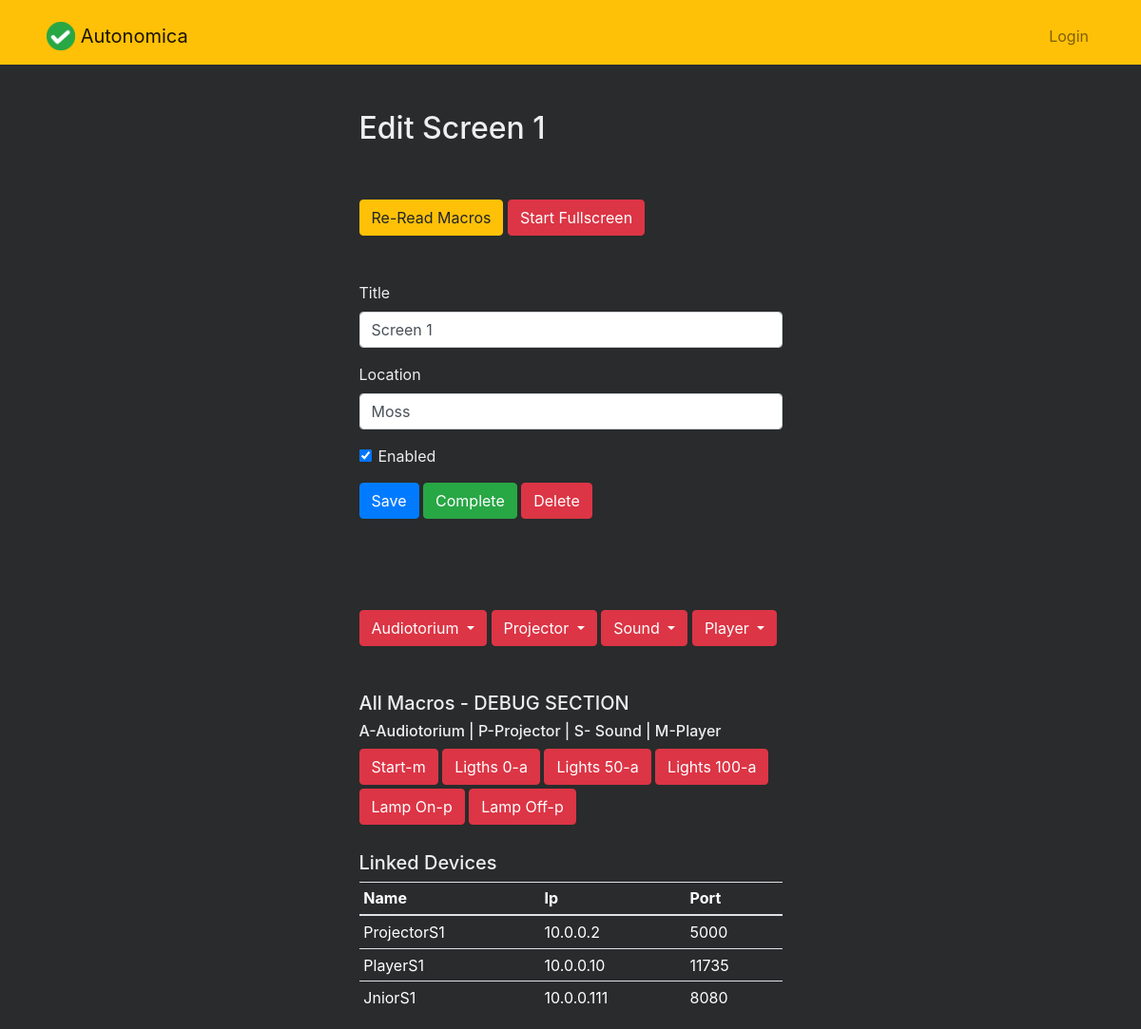
The page /screen/1 on the database as committed earlier.
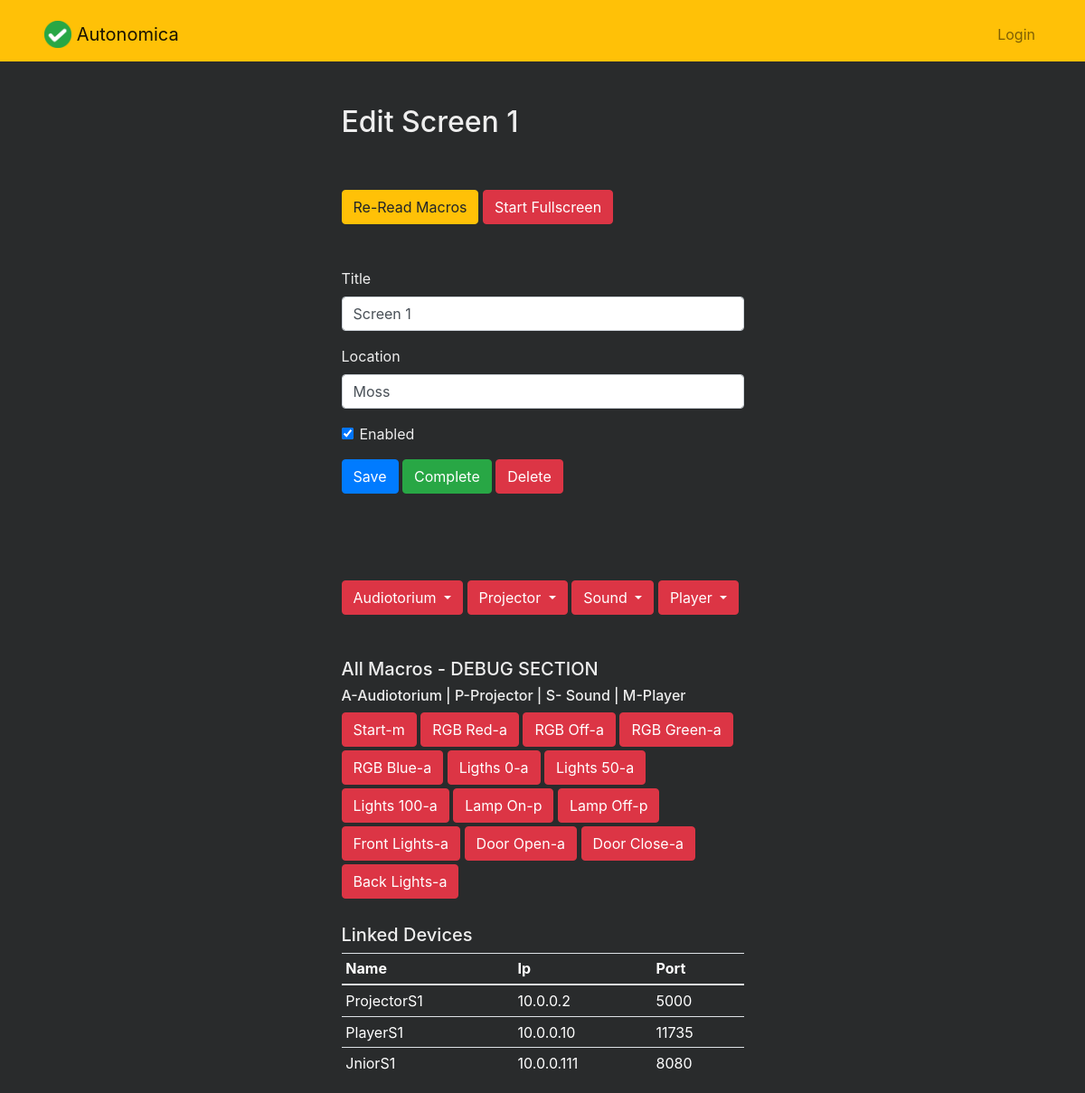
The same page on the database as committed later.
### autonomica/models.py (models this page shows, shortened)
class Screen(models.Model):
    title = models.CharField(max_length=100)
    location = models.CharField(max_length=100, blank=True)
    created = models.DateTimeField(auto_now_add=True)
    enabled = models.BooleanField(default=False)
    user = models.ForeignKey(User, on_delete=models.CASCADE)

class Macro(models.Model):
    CATEGORY = (
        ('p', 'Projector'),
        ('s', 'Sound'),
        ('a', 'Audiotorium'),
        ('m', 'MediaBlock'),
    )
    CATEGORY_JNIOR = (
        ('n', 'None'),
        ('c', 'Cinema Application'),
        ('t', 'Tasker Application'),
    )
    CATEGORY_COLOR_BUTTON = (
        ('danger', 'Red'),
        ('success', 'Green'),
        ('info', 'Blue'),
        ('warning', 'Yellow'),
    )
    screen = models.ForeignKey(Screen, on_delete=models.CASCADE, help_text="Related to screen.")
    device = models.ForeignKey(Device, on_delete=models.CASCADE, null=True, help_text="Device category.")
    name = models.CharField(max_length=100, help_text="Public name.")
    command = models.CharField(max_length=100, help_text="System command.")
    termination = models.CharField(max_length=100, blank=True, help_text="Termination String if any.")
    colors = models.CharField(max_length=20, choices=CATEGORY_COLOR_BUTTON, default='danger',
                              help_text="If you want a other button color you can select it here.")
    category = models.CharField(max_length=100, choices=CATEGORY, default='p', )
    jnior = models.CharField(max_length=100, choices=CATEGORY_JNIOR, default='n',
                             help_text="Use if macro is amed for Tasker or Cinema Application.")

class Device(models.Model):
    screen = models.ForeignKey(Screen, on_delete=models.CASCADE)
    name = models.CharField(max_length=100)
    ip = models.CharField(max_length=100)
    port = models.CharField(max_length=100)
    cinema = models.BooleanField(default=False, blank=True, help_text="If Jnior is Cinema Application installed?")
    tasker = models.BooleanField(default=False, blank=True, help_text="If Jnior is Tasker Application installed?")

### autonomica/views.py (the view, shortened to what this page needs)
# urls.py: path('screen/<int:screen_pk>', views.viewscreen, name='viewscreen'),
def viewscreen(request, screen_pk):
    screen = get_object_or_404(Screen, pk=screen_pk)
    macro = Macro.objects.filter(screen_id=screen_pk).order_by('-name')
    device = Device.objects.filter(screen_id=screen_pk).order_by('-name')
    print('Screen id: ', screen_pk)
    if request.method == 'GET':
        formS = ScreenForm(instance=screen)
        return render(request, 'autonomica/viewscreen.html',
                      {'screen': screen, 'form': formS, 'macros': macro, 'devices': device})

### autonomica/forms.py
class ScreenForm(ModelForm):
    class Meta:
        model = Screen
        fields = ['title', 'location', 'enabled']

### templates/autonomica/viewscreen.html (shortened to what this page needs)
{% extends "autonomica/base.html" %}
{% block content %}
    <div class="row justify-content-center mt-5">
        <div class="col-md-5">
            <h2>Edit {{ screen.title }}</h2>
        </div>
    </div>
    <div class="row justify-content-center mt-5">
    <div class="col-md-5">
        <button type="button" class="btn btn-warning" onclick="$('#complete').click()">Re-Read Macros</button>
            <button type="button" class="btn btn-danger" onclick="location.href='{% url 'fullscreen' screen.id %}'" type=" button"> Start Fullscreen</button>
        </div>
    </div>
    <div class="row justify-content-center mt-5">
        <div class="col-md-5">
            <form method="POST">
                <div class="form-group">
                    <label for="title">Title</label>
                    <input type="text" name="title" class="form-control" id="title" value="{{ screen.title }}" required>
                </div>
                <div class="form-group">
                    <label for="location">Location</label>
                    <input name="location" rows="5" class="form-control" id="location" value="{{ screen.location }}">
                </div>
                <div class="form-group form-check">
                    <input type="checkbox" name="important" class="form-check-input" id="important"
                           {% if screen.enabled %}checked{% endif %}>
                    <label class="form-check-label" for="important">Enabled</label>
                </div>
                <button type="submit" class="btn btn-primary">Save</button>
                <button type="button" class="btn btn-success" onclick="$('#complete').click()">Complete</button>
                <button type="button" class="btn btn-danger" onclick="$('#delete').click()">Delete</button>
            </form>
        </div>
    </div>
    <br>
    <div class="row justify-content-center mt-5">
        <div class="col-md-5">
            <br>
            <div>
                <div class="btn-group">
                    <button type="button" class="btn btn-danger dropdown-toggle" data-toggle="dropdown"
                            aria-haspopup="true" aria-expanded="false">
                        Audiotorium
                    </button>
                </div>
                <div class="btn-group">
                    <button type="button" class="btn btn-danger dropdown-toggle" data-toggle="dropdown"
                            aria-haspopup="true" aria-expanded="false">
                        Projector
                    </button>
                </div>
                <div class="btn-group">
                    <button type="button" class="btn btn-danger dropdown-toggle" data-toggle="dropdown"
                            aria-haspopup="true" aria-expanded="false">
                        Sound
                    </button>
                </div>
                <div class="btn-group">
                    <button type="button" class="btn btn-danger dropdown-toggle" data-toggle="dropdown"
                            aria-haspopup="true" aria-expanded="false">
                        Player
                    </button>
                </div>
            </div>
            <br>
            <br>
            <div>
                <h5>All Macros - DEBUG SECTION</h5>
                <h6>A-Audiotorium | P-Projector | S- Sound | M-Player </h6>
                <div>
                    {% for macro in macros %}
                        <button type="button" class="btn btn-danger mb-1"
                                onclick="null">{{ macro.name }}-{{ macro.category }}</button>
                    {% endfor %}
                </div>
            </div>
            <br>
            <h5>Linked Devices</h5>
            <table class="table table-sm">
                <thead>
                <tr>
                    <th scope="col">Name</th>
                    <th scope="col">Ip</th>
                    <th scope="col">Port</th>
                </tr>
                </thead>
                <tbody>
                {% for device in devices %}
                    <tr>
                        <td>{{ device.name }}</td>
                        <td>{{ device.ip }}</td>
                        <td>{{ device.port }}</td>
                    </tr>
                {% endfor %}
                </tbody>
            </table>
        </div>
    </div>
{% endblock %}

### templates/autonomica/base.html (shortened to what this page needs)
{% load static %}
<!doctype html>
<html lang="en">
<head>
    <link rel="stylesheet" href="{% static 'todo/css/bootstrap.min.css' %}">
    <link rel="stylesheet" type="text/css" href="{% static 'todo/css/style.css' %}">
</head>
<body>
<nav class="navbar navbar-expand-md navbar-light bg-warning">
    <div class="container">
        <a class="navbar-brand" href="{% url 'home' %}">
            <img src="{% static 'todo/img/logo.png' %}" width="30" height="30" class="d-inline-block align-top">
            <span>Autonomica</span>
        </a>
        <div class="collapse navbar-collapse" id="navbarNav">
            <ul class="navbar-nav ml-auto">
                {% if user.is_authenticated %}
                    <li class="nav-item">
                        <a href="#" onclick="$('#signOutBtn').click()" class="nav-link">Logout</a>
                        <form style='display: none;' method="POST" action="{% url 'logoutuser' %}">
                            {% csrf_token %}
                            <button id="signOutBtn" type="submit">Logout</button>
                        </form>
                    </li>
                    <li class="nav-item">
                        <a class="nav-link" href="{% url 'help' %}">Help</a>
                    </li>
                    <li class="nav-item">
                        <a class="nav-link" href="http://10.0.0.111/tasker">Tasker</a>
                    </li>
                    <li class="nav-item">
                        <a class="nav-link" href="{% url 'admin:index' %}">Admin</a>
                    </li>
                {% else %}
                    <li class="nav-item">
                        <a class="nav-link" href="{% url 'loginuser' %}">Login</a>
                    </li>
                {% endif %}
            </ul>
        </div>
    </div>
</nav>
<div class="container">
    {% block content %}{% endblock %}
</div>
</body>
</html>

### autonomica/static/todo/css/style.css (style rules this page uses)
body { background-color: rgb(41, 43, 44); }
h2 { color: #eeeeee; }
h5 { color: #eeeeee; }
h6 { color: #eeeeee; }
label { color: #eeeeee; }
thead th { color: white; }
tbody td { color: white; }
a { line-height: 1em; display: inline-block; text-decoration: none; padding: 2px; margin: 2px; margin-top:10px; }

Rows that differ between the two databases and show on the page:
added Macro: name "RGB Red", category "a"
added Macro: name "RGB Off", category "a"
added Macro: name "RGB Green", category "a"
added Macro: name "RGB Blue", category "a"
added Macro: name "Front Lights", category "a"
added Macro: name "Door Open", category "a"
added Macro: name "Door Close", category "a"
added Macro: name "Back Lights", category "a"
